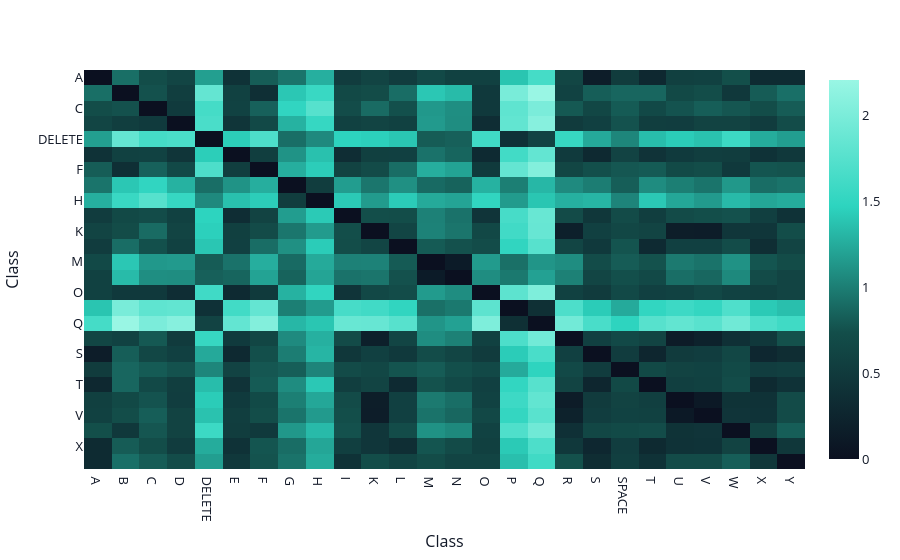

Write notebook code for a chart like this one.
### Markdown cell above
### 2.8.1 Inter-Class Distance (Confusability Map)
We construct a matrix of interclass distances to finally understand different ASL letters that are similar to each other.

* Dark values (small distance) → letters are similar in shape to the hand
* Light values (large distance) → letters are very different

### Code cell
from sklearn.metrics import pairwise_distances

feat_cols = [c for c in df.columns if c.startswith(('x','y','z'))]
df['letter'] = df['letter'].astype(str)

class_means = df.groupby('letter')[feat_cols].mean()
dist_matrix = pairwise_distances(class_means.values)

fig = px.imshow(
    dist_matrix,
    x=class_means.index,
    y=class_means.index,
    color_continuous_scale=['#0B1020', '#134E4A', '#2DD4BF', '#99F6E4'],
    aspect='auto'
)

fig.update_layout(**plotly_layout)
fig.update_xaxes(title='Class')
fig.update_yaxes(title='Class')

fig.show()

### Figure 1 — Plotly figure (JSON) as saved in the notebook; plotly's stock layout.template omitted (floating-point values rounded to 4 significant figures; data arrays with more than 128 entries replaced by an {"elided": "..."} marker saying what was removed)
{"data": [{"coloraxis": "coloraxis", "hovertemplate": "x: %{x}<br>y: %{y}<br>color: %{z}<extra></extra>", "name": "0", "type": "heatmap", "x": ["A", "B", "C", "D", "DELETE", "E", "F", "G", "H", "I", "K", "L", "M", "N", "O", "P", "Q", "R", "S", "SPACE", "T", "U", "V", "W", "X", "Y"], "xaxis": "x", "y": ["A", "B", "C", "D", "DELETE", "E", "F", "G", "H", "I", "K", "L", "M", "N", "O", "P", "Q", "R", "S", "SPACE", "T", "U", "V", "W", "X", "Y"], "yaxis": "y", "z": {"elided": "26x26 float values"}}], "layout": {"coloraxis": {"colorscale": [[0, "#0B1020"], [0.3333, "#134E4A"], [0.6667, "#2DD4BF"], [1, "#99F6E4"]]}, "font": {"color": "#111827", "size": 13}, "margin": {"b": 50, "l": 50, "r": 40, "t": 70}, "paper_bgcolor": "#FFFFFF", "plot_bgcolor": "#FFFFFF", "title": {"font": {"color": "#111827", "size": 22}}, "xaxis": {"anchor": "y", "domain": [0, 1], "gridcolor": "#E5E7EB", "title": {"text": "Class"}, "zerolinecolor": "#E5E7EB"}, "yaxis": {"anchor": "x", "autorange": "reversed", "domain": [0, 1], "gridcolor": "#E5E7EB", "title": {"text": "Class"}, "zerolinecolor": "#E5E7EB"}}}
